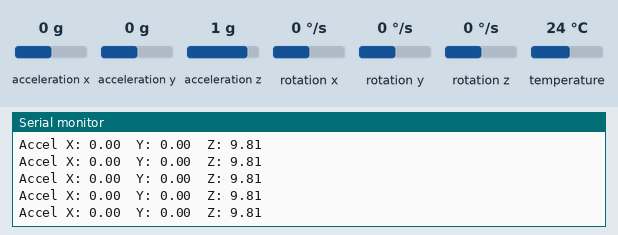
Recording of a sketch running on a simulated Arduino Uno, built with avr-gcc and run on an emulated ATmega328P. On the bench: the last lines printed to the serial monitor. Inputs (shaded band) come from the test bench; at power-on: acceleration x 0 g, acceleration y 0 g, acceleration z 1 g, rotation x 0 °/s, rotation y 0 °/s, rotation z 0 °/s, temperature 24 °C.

Above: at 1.2 s.
1.3 s: acceleration x set to -1.4 g
At 1.35 s:
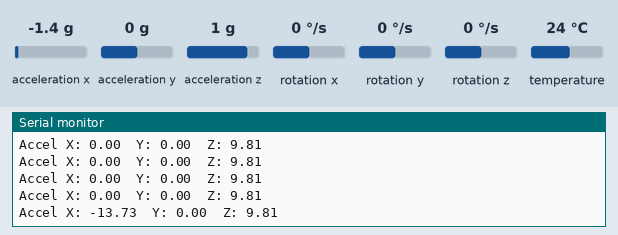
2.8 s: acceleration y set to -0.8 g
At 2.8 s:
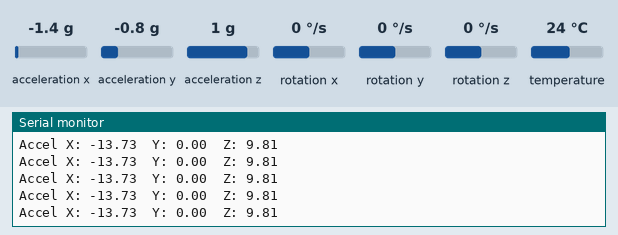
5.8 s: acceleration z set to -1.4 g
At 5.81 s:
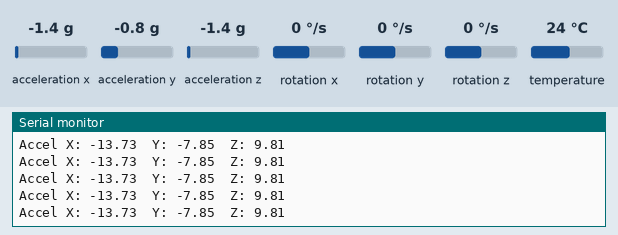

Measured:
- after the input at 1.3 s, the serial monitor: prints a new line at once (image 1)

The sketch:

test_mpu.ino
```cpp
#include <Wire.h>
#include <Adafruit_MPU6050.h>
#include <Adafruit_Sensor.h>

Adafruit_MPU6050 mpu;

void setup() {
  Serial.begin(115200);
  if (!mpu.begin()) {
    Serial.println("Failed to find MPU6050");
    while (1) {
      delay(10);
    }
  }
  Serial.println("MPU6050 Connected!");
}

void loop() {
  sensors_event_t a, g, temp;
  mpu.getEvent(&a, &g, &temp);

  Serial.print("Accel X: ");
  Serial.print(a.acceleration.x);
  Serial.print("\tY: ");
  Serial.print(a.acceleration.y);
  Serial.print("\tZ: ");
  Serial.println(a.acceleration.z);

  delay(50);
}
```
